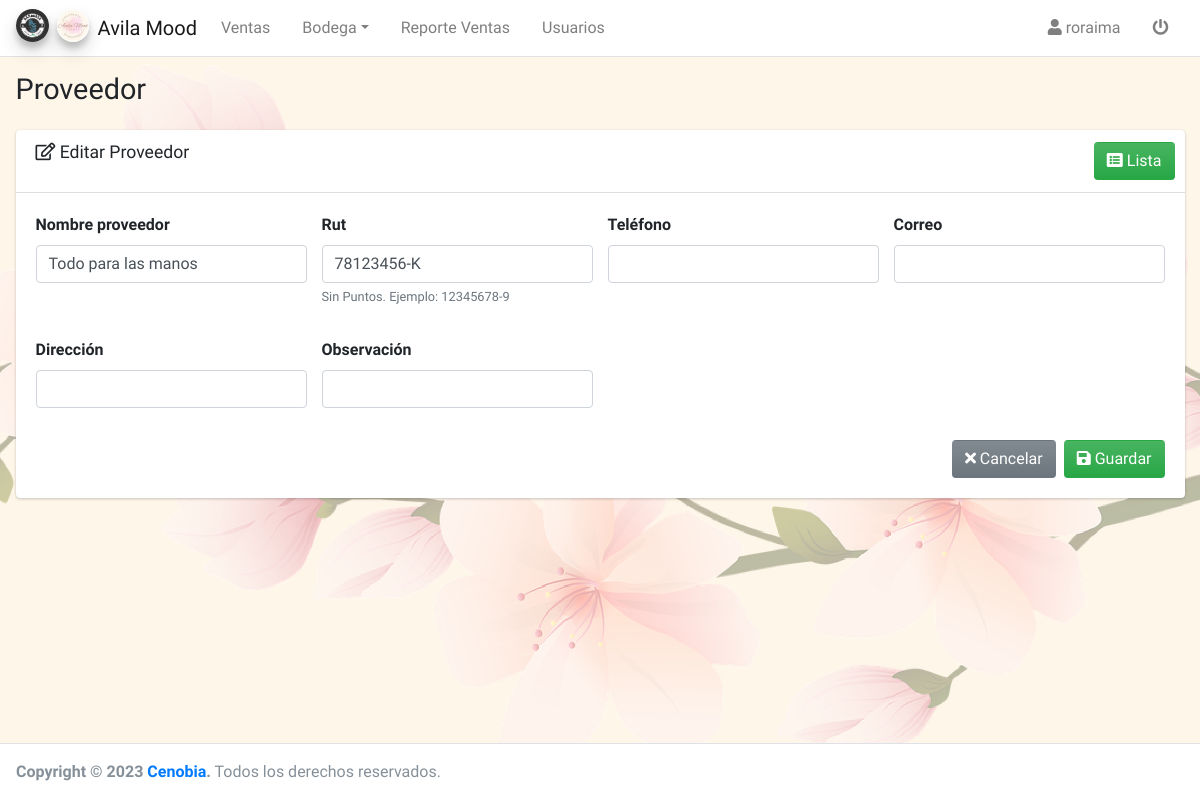
The page /product/provider/edit/3/ (signed in) on the database its author committed.
### user/models.py (models this page shows, shortened)
class User(AbstractUser):
    first_name = models.CharField(max_length=100, verbose_name='Nombre')
    last_name = models.CharField(max_length=100, verbose_name='Apellido', null=True, blank=True)
    rut = models.CharField(max_length=15, unique=True, null=True, blank=True, verbose_name='RUT/Pasaporte')
    internal_code = models.CharField(max_length=15, unique=True, null=True, blank=True, verbose_name='Código Interno')
    phone = models.CharField(max_length=15, blank=True, null=True, verbose_name='Teléfono')
    email = models.EmailField(blank=True, null=True, verbose_name='Correo')
    address = models.CharField(max_length=150, null=True, blank=True, verbose_name='Dirección')
    blood_type = models.CharField(max_length=15, null=True, blank=True, choices=blood_type_choices, verbose_name='Tipo de Sangre')
    allergy = models.CharField(max_length=200, null=True, blank=True, verbose_name='Alergias')
    contact_name = models.CharField(max_length=100, null=True, blank=True, verbose_name='Persona de Contacto')
    contact_phone = models.CharField(max_length=15, null=True, blank=True, verbose_name='Teléfono de Contacto')

### product/models.py (models this page shows, shortened)
class Provider(BaseModel):
    name = models.CharField(max_length=100, verbose_name='Nombre proveedor')
    rut = models.CharField(max_length=15, unique=True, verbose_name='RUT')
    phone = models.CharField(max_length=15, blank=True, null=True, verbose_name='Teléfono')
    email = models.EmailField(blank=True, null=True, verbose_name='Correo')
    address = models.CharField(max_length=150, null=True, blank=True, verbose_name='Dirección')
    observation = models.CharField(max_length=500, null=True, blank=True, verbose_name='Observación')
    class Meta:
        verbose_name = 'Proveedor'
        verbose_name_plural = 'Proveedores'

### product/views.py (the view, shortened to what this page needs)
# urls.py: path('provider/edit/<pk>/', ProviderUpdateView.as_view(), name='provider_edit'),
class ProviderUpdateView(LoginRequiredMixin, PermissionRequiredMixin, UpdateView):
    permission_required = 'product.change_provider'
    model = Provider
    template_name = 'product/provider/add.html'
    form_class = ProviderForm
    success_url = reverse_lazy('provider_list')
    def dispatch(self, request, *args, **kwargs):
        self.object = self.get_object()
        return super().dispatch(request, *args, **kwargs)
    def get_context_data(self, **kwargs):
        context = super().get_context_data(**kwargs)
        context['title'] = 'Proveedor'
        context['content_title'] = 'Editar Proveedor'
        context['create_url'] = reverse_lazy('provider_add')
        context['list_url'] = reverse_lazy('provider_list')
        context['action'] = 'edit'
        return context

### product/forms.py
class ProviderForm(forms.ModelForm):
    rut = forms.CharField(
        min_length=9,
        help_text='Sin Puntos. Ejemplo: 12345678-9',
        validators=[RegexValidator(r'^(\d{1,8}-[\dkK])$')],
    )
    def __init__(self, *args, **kwargs):
        super().__init__(*args, **kwargs)
        for form in self.visible_fields():
            form.field.widget.attrs['autocomplete'] = 'off'
            form.field.widget.attrs['class'] = 'form-control'
        self.fields['name'].widget.attrs['autofocus'] = True
    class Meta:
        model = Provider
        fields = '__all__'
        exclude = ['user_creation', 'user_updated']

### product/templates/product/provider/add.html (shortened to what this page needs)
{% extends 'core/add.html' %}

### core/templates/core/add.html (shortened to what this page needs)
{% extends 'core/base.html' %}
{% load static %}
{% block head %}
<link rel="stylesheet" href="{% static 'core/lib/select2/css/select2.min.css' %}">
<link rel="stylesheet" href="{% static 'core/lib/select2/css/select2-bootstrap4.min.css' %}">
{% endblock %}
{% block content %}
<div class="card">
    <div class="card-header">
        <h3 class="card-title">
            {% if action == 'add' %}
            <i class="fas fa-plus"></i>
            {% else %}
            <i class="far fa-edit"></i>
            {% endif %}
            {{content_title}}
        </h3>
        {% block btn_list %}
        <div class="card-tools">
            <a href="{{ list_url }}" class="btn bg-gradient-success">
                <i class="fas fa-list-alt"></i> Lista
            </a>
        </div>
        {% endblock %}
    </div>
    <div class="card-body">
        <form method="post" action="." class="form-validate" enctype="multipart/form-data">
            <div class="row">
                {% for field in form.visible_fields %}
                <div class="col-lg-3 col-md-6 col-sm-12 mb-3">
                    <div class="form-group">
                        <label>
                            {{ field.label }}
                        </label>
                        {{ field }}
                        <small class="form-text text-muted">{{field.help_text}}</small>
                    </div>
                </div>
                {% endfor %}
            </div>
            {% block btn_add %}
            <div class="d-flex justify-content-end">
                <a href="{{ list_url }}" class="btn bg-gradient-secondary mr-2">
                    <i class="fas fa-times"></i> Cancelar
                </a>
                <button type="button" id="btn-guardar" class="btn bg-gradient-success">
                    <i class="fas fa-save"></i>
                    Guardar
                </button>
            </div>
            {% endblock %}
        </form>
    </div>
</div>
{% endblock %}

### core/templates/core/base.html (shortened to what this page needs)
<!DOCTYPE html>
{% load static %}
<html lang="es">
<head>
    <link rel="stylesheet" href="{% static 'core/lib/fontawesome.css' %}">
    <link rel="stylesheet" href="{% static 'core/lib/sweetalert2/css/bootstrap-4.min.css' %}">
    <link rel="stylesheet" href="{% static 'core/lib/adminlte/css/adminlte.min.css' %}">
    {% block head %}{% endblock %}
    <link rel="stylesheet" href="{% static 'core/css/styles.css' %}">
</head>
<body class="hold-transition layout-top-nav">
<div class="wrapper">
    {% if perms.auth.add_group %}
    <nav class="main-header navbar navbar-expand-md navbar-light navbar-white hide-nav">
        <div class="container-fluid">
            <a href="#" class="navbar-brand">
                <img src="{% static 'core/img/logo_barberia.jpeg' %}" alt="Logo Avila Mood"
                     class="brand-image img-circle elevation-3" style="opacity: .8">
                <img src="{% static 'core/img/logo_estetica.jpeg' %}" alt="Logo Avila Mood"
                     class="brand-image img-circle elevation-3" style="opacity: .8">
                <span class="brand-text font-weight-light">Avila Mood</span>
            </a>
            <div class="collapse navbar-collapse order-3" id="navbarCollapse">
                <ul class="navbar-nav">
                    <li class="nav-item">
                        <a href="{% url 'sale_add' %}" class="nav-link">Ventas</a>
                    </li>
                    <li class="nav-item dropdown">
                        <a href="#" data-toggle="dropdown" aria-haspopup="true"
                           aria-expanded="false" class="nav-link dropdown-toggle">Bodega</a>
                    </li>
                    <li class="nav-item">
                        <a href="{% url 'sale_report' %}" class="nav-link">Reporte Ventas</a>
                    </li>
                    <li class="nav-item">
                        <a href="{% url 'user_list' %}" class="nav-link">Usuarios</a>
                    </li>
                </ul>
            </div>
            <ul class="order-1 order-md-3 navbar-nav navbar-no-expand ml-auto">
                <li class="nav-item dropdown">
                    <a class="nav-link" data-toggle="dropdown" href="#" aria-expanded="false">
                        <i class="fas fa-user"></i> {{request.user.username}}
                    </a>
                </li>
                <li class="nav-item">
                    <a href="{% url 'logout' %}" class="nav-link">
                        <i class="fas fa-power-off"></i>
                    </a>
                </li>
            </ul>
        </div>
    </nav>
    {% endif %}
    <div class="content-wrapper">
        <div class="content-header">
            <div class="container-fluid">
                <div class="row mb-2">
                    <div class="col-sm-6">
                        <h1 class="m-0">{{title}}</h1>
                    </div>
                    <div class="col-sm-6">
                    </div>
                </div>
            </div>
        </div>
        <div class="content">
            <div class="container-fluid">
                {% block content %}{% endblock %}
            </div>
        </div>
    </div>
    <footer class="main-footer">
        <strong>Copyright &copy; 2023 <a href="#">Cenobia</a>.</strong> Todos los derechos reservados.
    </footer>
</div>
</body>
</html>

### core/static/core/css/styles.css (style rules this page uses)
:root { --color-dark: #be3457; --color-middle: #d35278; --color-light: #e9a0b9; }
.login-page, .content-wrapper { background-image: url(../img/cerezo_2_copia.png); background-size: cover; background-position: center; background-repeat: no-repeat; background-attachment: fixed; background-color: #fef6e9; }

### rows shown on the page
User: user.username "roraima"
Provider: visible_fields "Todo para las manos" "78123456-K"

### other values the page prints
{{ title }} "Proveedor"
{{ content_title }} "Editar Proveedor"
{{ field.label }} "Nombre proveedor" "Rut" "Teléfono" "Correo" "Dirección" "Observación"
{{ field.help_text }} "Sin Puntos. Ejemplo: 12345678-9"
